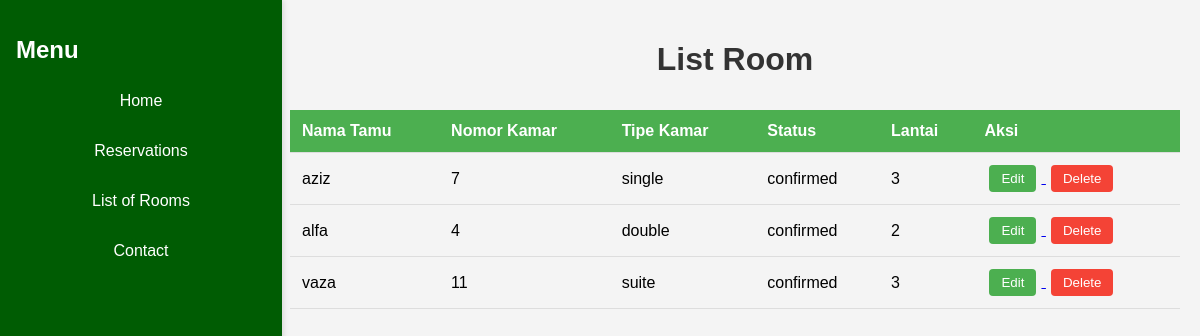
The page /rooms.php on the database its author committed.
### tables this page shows
CREATE TABLE `reservasi` (
  `id_reservasi` int(11) NOT NULL,
  `id_tamu` int(11) DEFAULT NULL,
  `id_kamar` int(11) DEFAULT NULL,
  `tanggal_checkin` date DEFAULT NULL,
  `tanggal_checkout` date DEFAULT NULL,
  `jumlah_tamu` int(11) DEFAULT NULL,
  `status_reservasi` varchar(20) DEFAULT NULL,
  `total_biaya` decimal(10,2) DEFAULT NULL
);

CREATE TABLE `guest` (
  `id_tamu` int(11) NOT NULL,
  `nama` varchar(100) NOT NULL,
  `alamat` text NOT NULL,
  `no_telp` varchar(20) NOT NULL,
  `email` varchar(100) NOT NULL
);

CREATE TABLE `room` (
  `id_kamar` int(11) NOT NULL,
  `tipe_kamar` varchar(50) NOT NULL,
  `kapasitas` int(11) NOT NULL,
  `nomor` int(20) NOT NULL,
  `lantai` int(11) NOT NULL
);

### rooms.php (the view, shortened to what this page needs)
<?php
include 'koneksi.php';
$sql = "SELECT r.id_reservasi, g.nama, rm.nomor, rm.tipe_kamar, r.status_reservasi, rm.lantai
        FROM reservasi r
        JOIN guest g ON r.id_tamu = g.id_tamu
        JOIN room rm ON r.id_kamar = rm.id_kamar";
$result = $conn->query($sql);
?>
<!DOCTYPE html>
<html lang="id">
<head>
</head>
<body>
    <div class="navbar">
        <h2>Menu</h2>
        <a href="index.php">Home</a>
        <a href="reservation.php">Reservations</a>
        <a href="rooms.php">List of Rooms</a>
        <a href="contact.php">Contact</a>
    </div>
    <div class="content">
        <div class="header">
            <h1>List Room</h1>
        </div>
        <table>
            <thead>
                <tr>
                    <th>Nama Tamu</th>
                    <th>Nomor Kamar</th>
                    <th>Tipe Kamar</th>
                    <th>Status</th>
                    <th>Lantai</th>
                    <th>Aksi</th>
                </tr>
            </thead>
            <tbody>
                <?php
                if ($result->num_rows > 0) {
                    while ($row = $result->fetch_assoc()) {
                        echo "<tr>";
                        echo "<td>" . htmlspecialchars($row['nama']) . "</td>";
                        echo "<td>" . htmlspecialchars($row['nomor']) . "</td>";
                        echo "<td>" . htmlspecialchars($row['tipe_kamar']) . "</td>";
                        echo "<td>" . htmlspecialchars($row['status_reservasi']) . "</td>";
                        echo "<td>" . htmlspecialchars($row['lantai']) . "</td>";
                        echo "<td>
                            <a href='edit.php?id_reservasi=" . $row['id_reservasi'] . "'>
                            <button class='edit-btn'>Edit</button>
                            </a>
                            <a href='delete.php?id_reservasi=" . $row['id_reservasi'] . "' onclick='return confirm(\"Apakah Anda yakin ingin menghapus data ini?\");'>
                            <button class='delete-btn'>Delete</button>
                            </a>
                            </td>";
                        echo "</tr>";
                    }
                } else {
                    echo "<tr><td colspan='6'>Tidak ada data kamar.</td></tr>";
                }
                ?>
            </tbody>
        </table>
    </div>
</body>
</html>

### rooms.php (style rules this page uses)
.navbar { background-color: rgb(0, 92, 3); width: 250px; height: 100vh; padding: 1em; box-shadow: 2px 0 5px rgba(0, 0, 0, 0.1); position: fixed; }
.navbar a { display: block; color: white; text-decoration: none; margin: 1em 0; padding: 0.5em; border-radius: 5px; text-align: center; }
h2 { color: white; }
body { font-family: Arial, sans-serif; margin: 0; padding: 0; background-color: #f4f4f4; }
.content { margin-left: 270px; padding: 20px; }
.header { text-align: center; margin-bottom: 2em; }
h1 { text-align: center; color: #333; }
table { width: 100%; border-collapse: collapse; margin-top: 20px; }
th, td { padding: 12px; text-align: left; border-bottom: 1px solid #ddd; }
th { background-color: #4CAF50; color: white; }
td button { padding: 6px 12px; margin: 0 5px; border: none; border-radius: 4px; cursor: pointer; }
.edit-btn { background-color: #4CAF50; color: white; }
.delete-btn { background-color: #f44336; color: white; }

### rows shown on the page
reservasi: id_tamu.nama "aziz", id_kamar.nomor "7", id_kamar.tipe_kamar "single", status_reservasi "confirmed", id_kamar.lantai "3"
reservasi: id_tamu.nama "alfa", id_kamar.nomor "4", id_kamar.tipe_kamar "double", status_reservasi "confirmed", id_kamar.lantai "2"
reservasi: id_tamu.nama "vaza", id_kamar.nomor "11", id_kamar.tipe_kamar "suite", status_reservasi "confirmed", id_kamar.lantai "3"
